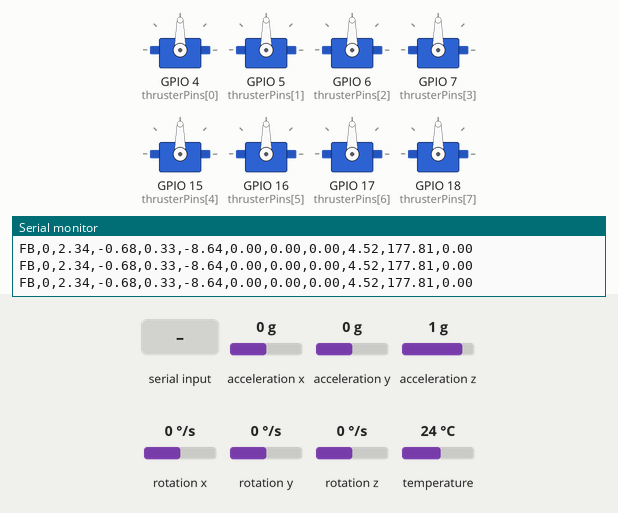
Recording of a sketch running on a simulated ESP32-S3. On the bench: 8 × servo, the last lines printed to the serial monitor. The test bench sets the inputs (shaded band); at power-on: acceleration x 0 g, acceleration y 0 g, acceleration z 1 g, rotation x 0 °/s, rotation y 0 °/s, rotation z 0 °/s, temperature 24 °C.

Above: at 4.2 s.
4.3 s: "CMD,1\n" received over Serial
At 4.7 s:
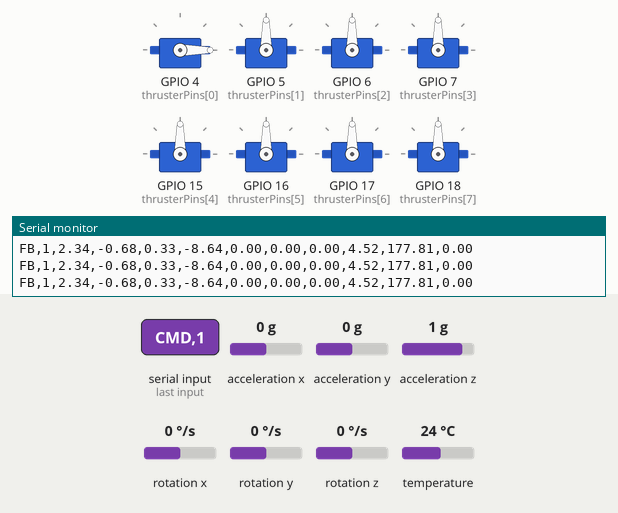
Timing chart, 0 to 7.3 s (numbered marks = the images above; inputs shaded):
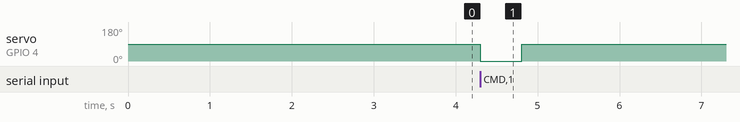

The sketch:

main_controller.ino
```cpp
#include <ESP32Servo.h>
#include <Adafruit_MPU6050.h>
#include <Adafruit_Sensor.h>
#include <Wire.h>

#define NUM_THRUSTERS 8
#define PWM_FREQ 50

Servo thrusters[NUM_THRUSTERS];

// Check your wiring: usually on ESP32-S3, avoid pins 35-37 for output.
// Your current pins look safe.
int thrusterPins[NUM_THRUSTERS] = {
  4, 5, 6, 7, 15, 16, 17, 18
};

int thrusterValues[NUM_THRUSTERS];
int commandReceived = 0; // Status flag

// ================= IMU =================
Adafruit_MPU6050 mpu;
#define SDA_PIN 10
#define SCL_PIN 9

float calibX = -0.65;
float calibY = 0.33;
float calibZ = 1.17;
float scaleX = 1.05;

// Variables
float ax, ay, az;
float gx, gy, gz;
float pitch = 0, roll = 0, yaw = 0;
float depthValue = 0.0; // Changed to float for precision

unsigned long lastTime = 0;
unsigned long lastCMD = 0;
float dt = 0;

void setup() {
  Serial.begin(115200);

  // 1. Initialize Thrusters
  // We allocate timers for ESP32PWM to ensure no conflicts
  ESP32PWM::allocateTimer(0);
  ESP32PWM::allocateTimer(1);
  ESP32PWM::allocateTimer(2);
  ESP32PWM::allocateTimer(3);

  for (int i = 0; i < NUM_THRUSTERS; i++) {
    thrusters[i].setPeriodHertz(PWM_FREQ);
    thrusters[i].attach(thrusterPins[i], 1000, 2000);
    thrusters[i].writeMicroseconds(1500); // Initialize at STOP
    thrusterValues[i] = 1500;
  }

  // SAFETY DELAY: Give ESCs time to boot and hear the "Stop" signal
  delay(3000);

  initIMU();
  Serial.println("AUV Ready");
}

void loop() {
  static unsigned long lastFB = 0;

  // 1. NON-BLOCKING COMMAND READER
  readSerialCommand();

  // 2. Failsafe (0.5s timeout)
  if (millis() - lastCMD > 500) {
    for (int i = 0; i < NUM_THRUSTERS; i++) {
      thrusters[i].writeMicroseconds(1500);
    }
    commandReceived = 0; // Reset status
  }

  // 3. Update Sensors
  depthValue = updateDepthSensor();
  updateIMUsensor(); // No need to store return value really

  // 4. Telemetry (20 Hz)
  if (millis() - lastFB > 50) {
    sendFeedback();
    lastFB = millis();
  }
}

// ================= IMPROVED SERIAL READER =================
// This function never pauses the code. It builds the string char by char.
void readSerialCommand() {
  static String inputString = "";
  static boolean stringComplete = false;

  while (Serial.available()) {
    char inChar = (char)Serial.read();
    if (inChar == '\n') {
      stringComplete = true;
      break;
    } else {
      inputString += inChar;
    }
  }

  if (stringComplete) {
    inputString.trim();
    if (inputString.startsWith("CMD")) {
      parseCommand(inputString);
      lastCMD = millis(); // Reset failsafe timer
      commandReceived = 1;
    }
    // Reset buffer
    inputString = "";
    stringComplete = false;
  }
}

void parseCommand(String data) {
  // Convert String to C-string for strtok
  char buffer[100];
  data.toCharArray(buffer, 100);

  char *token = strtok(buffer, ","); // Skip "CMD"
  token = strtok(NULL, ",");

  int index = 0;
  while (token != NULL && index < NUM_THRUSTERS) {
    int val = atoi(token);
    // SAFETY: Constrain immediately
    thrusterValues[index] = constrain(val, 1000, 2000);

    // Write immediately
    thrusters[index].writeMicroseconds(thrusterValues[index]);

    token = strtok(NULL, ",");
    index++;
  }
}

// ================= IMU LOGIC =================
void initIMU() {
  Wire.begin(SDA_PIN, SCL_PIN);
  Wire.setClock(400000);

  if (!mpu.begin()) {
    Serial.println("MPU FAIL");
    while (1) delay(10);
  }

  mpu.setAccelerometerRange(MPU6050_RANGE_2_G);
  mpu.setGyroRange(MPU6050_RANGE_500_DEG);
  mpu.setFilterBandwidth(MPU6050_BAND_94_HZ);

  // Pre-load logic
  sensors_event_t a, g, temp;
  mpu.getEvent(&a, &g, &temp);

  ax = (a.acceleration.x + calibX) * scaleX;
  ay = -(a.acceleration.y) + calibY;
  az = -(a.acceleration.z) + calibZ;

  roll  = atan2(ay, az) * 180 / PI;
  pitch = atan2(-ax, sqrt(ay * ay + az * az)) * 180 / PI;

  lastTime = micros();
}

void updateIMUsensor() {
  sensors_event_t a, g, temp;
  mpu.getEvent(&a, &g, &temp);

  unsigned long now = micros();
  dt = (now - lastTime) / 1000000.0;
  lastTime = now;

  // Process Accel
  ax = a.acceleration.x + calibX;
  ay = -(a.acceleration.y) + calibY;
  az = -(a.acceleration.z) + calibZ;
  ax *= scaleX;

  float accelRoll  = atan2(ay, az) * 180 / PI;
  float accelPitch = atan2(-ax, sqrt(ay * ay + az * az)) * 180 / PI;

  // Process Gyro
  gx = g.gyro.x * 180 / PI;
  gy = -g.gyro.y * 180 / PI;
  gz = -g.gyro.z * 180 / PI;

  // Filter
  pitch = 0.96 * (pitch + gy * dt) + 0.04 * accelPitch;
  roll  = 0.96 * (roll  + gx * dt) + 0.04 * accelRoll;
  yaw  += gz * dt;
}

// ================= SENSORS & FEEDBACK =================
float updateDepthSensor() {
  // TODO: Put real sensor logic here
  return 2.34;
}

void sendFeedback() {
  Serial.print("FB,");
  Serial.print(commandReceived); Serial.print(",");
  Serial.print(depthValue, 2); Serial.print(","); // Now printing float!

  Serial.print(ax, 2); Serial.print(",");
  Serial.print(ay, 2); Serial.print(",");
  Serial.print(az, 2); Serial.print(",");

  Serial.print(gx, 2); Serial.print(",");
  Serial.print(gy, 2); Serial.print(",");
  Serial.print(gz, 2); Serial.print(",");

  Serial.print(pitch, 2); Serial.print(",");
  Serial.print(roll, 2); Serial.print(",");
  Serial.println(yaw, 2);

  // Optional: Reset command received status so you know if data is stale
  // commandReceived = 0;
}
```

Measured:
- after the input at 4.3 s, servo on GPIO 4 (thrusterPins[0]): 90° → 0° at once, → 90° 0.50 s later
